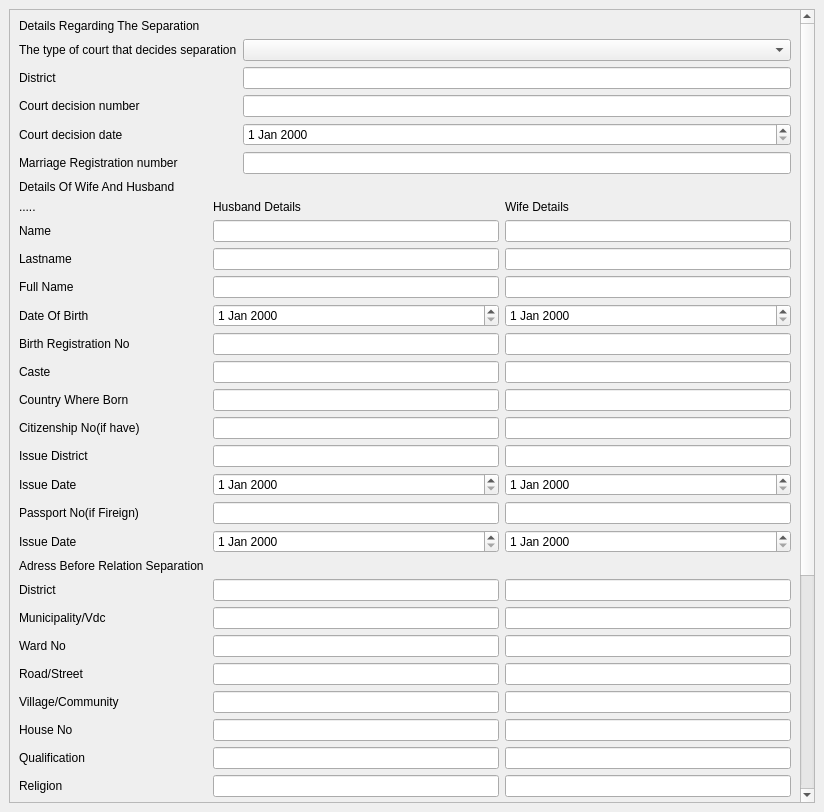
<?xml version="1.0" encoding="UTF-8"?>
<ui version="4.0">
 <class>MainWindow</class>
 <widget class="QMainWindow" name="MainWindow">
  <property name="geometry">
   <rect>
    <x>0</x>
    <y>0</y>
    <width>824</width>
    <height>812</height>
   </rect>
  </property>
  <property name="windowTitle">
   <string>Divorce Registration</string>
  </property>
  <widget class="QWidget" name="centralwidget">
   <layout class="QGridLayout" name="gridLayout">
    <item row="0" column="0">
     <widget class="QScrollArea" name="scrollArea">
      <property name="widgetResizable">
       <bool>true</bool>
      </property>
      <widget class="QWidget" name="scrollAreaWidgetContents">
       <property name="geometry">
        <rect>
         <x>0</x>
         <y>-485</y>
         <width>779</width>
         <height>1273</height>
        </rect>
       </property>
       <layout class="QGridLayout" name="gridLayout_2">
        <item row="0" column="0">
         <widget class="QLabel" name="label">
          <property name="text">
           <string>Details Regarding The Separation</string>
          </property>
         </widget>
        </item>
        <item row="2" column="0">
         <widget class="QLabel" name="label_2">
          <property name="text">
           <string>Details Of Wife And Husband</string>
          </property>
         </widget>
        </item>
        <item row="3" column="0">
         <layout class="QFormLayout" name="formLayout_2">
          <item row="0" column="0">
           <widget class="QLabel" name="Label">
            <property name="text">
             <string>.....</string>
            </property>
           </widget>
          </item>
          <item row="0" column="1">
           <layout class="QHBoxLayout" name="horizontalLayout_2">
            <item>
             <widget class="QLabel" name="label_4">
              <property name="text">
               <string>Husband Details</string>
              </property>
             </widget>
            </item>
            <item>
             <widget class="QLabel" name="label_3">
              <property name="text">
               <string>Wife Details</string>
              </property>
             </widget>
            </item>
           </layout>
          </item>
          <item row="1" column="0">
           <widget class="QLabel" name="nameLabel">
            <property name="text">
             <string>Name</string>
            </property>
           </widget>
          </item>
          <item row="1" column="1">
           <layout class="QHBoxLayout" name="horizontalLayout_3">
            <item>
             <widget class="QLineEdit" name="lineEdit_2"/>
            </item>
            <item>
             <widget class="QLineEdit" name="lineEdit"/>
            </item>
           </layout>
          </item>
          <item row="2" column="0">
           <widget class="QLabel" name="lastnameLabel">
            <property name="text">
             <string>Lastname</string>
            </property>
           </widget>
          </item>
          <item row="2" column="1">
           <layout class="QHBoxLayout" name="horizontalLayout_4">
            <item>
             <widget class="QLineEdit" name="lineEdit_4"/>
            </item>
            <item>
             <widget class="QLineEdit" name="lineEdit_3"/>
            </item>
           </layout>
          </item>
          <item row="3" column="0">
           <widget class="QLabel" name="fullNameLabel">
            <property name="text">
             <string>Full Name</string>
            </property>
           </widget>
          </item>
          <item row="3" column="1">
           <layout class="QHBoxLayout" name="horizontalLayout_5">
            <item>
             <widget class="QLineEdit" name="lineEdit_6"/>
            </item>
            <item>
             <widget class="QLineEdit" name="lineEdit_5"/>
            </item>
           </layout>
          </item>
          <item row="4" column="0">
           <widget class="QLabel" name="dateOfBirthLabel">
            <property name="text">
             <string>Date Of Birth</string>
            </property>
           </widget>
          </item>
          <item row="4" column="1">
           <layout class="QHBoxLayout" name="horizontalLayout_6">
            <item>
             <widget class="QDateEdit" name="dateEdit_2"/>
            </item>
            <item>
             <widget class="QDateEdit" name="dateEdit"/>
            </item>
           </layout>
          </item>
          <item row="5" column="0">
           <widget class="QLabel" name="birthRegistrationNoLabel">
            <property name="text">
             <string>Birth Registration No</string>
            </property>
           </widget>
          </item>
          <item row="5" column="1">
           <layout class="QHBoxLayout" name="horizontalLayout_7">
            <item>
             <widget class="QLineEdit" name="lineEdit_8"/>
            </item>
            <item>
             <widget class="QLineEdit" name="lineEdit_7"/>
            </item>
           </layout>
          </item>
          <item row="6" column="0">
           <widget class="QLabel" name="casteLabel">
            <property name="text">
             <string>Caste</string>
            </property>
           </widget>
          </item>
          <item row="6" column="1">
           <layout class="QHBoxLayout" name="horizontalLayout_8">
            <item>
             <widget class="QLineEdit" name="lineEdit_10"/>
            </item>
            <item>
             <widget class="QLineEdit" name="lineEdit_9"/>
            </item>
           </layout>
          </item>
          <item row="7" column="0">
           <widget class="QLabel" name="countryWhereBornLabel">
            <property name="text">
             <string>Country Where Born</string>
            </property>
           </widget>
          </item>
          <item row="7" column="1">
           <layout class="QHBoxLayout" name="horizontalLayout_9">
            <item>
             <widget class="QLineEdit" name="lineEdit_12"/>
            </item>
            <item>
             <widget class="QLineEdit" name="lineEdit_11"/>
            </item>
           </layout>
          </item>
          <item row="8" column="0">
           <widget class="QLabel" name="citizenshipNoLabel">
            <property name="text">
             <string>Citizenship No(if have)</string>
            </property>
           </widget>
          </item>
          <item row="8" column="1">
           <layout class="QHBoxLayout" name="horizontalLayout_10">
            <item>
             <widget class="QLineEdit" name="lineEdit_14"/>
            </item>
            <item>
             <widget class="QLineEdit" name="lineEdit_13"/>
            </item>
           </layout>
          </item>
          <item row="9" column="0">
           <widget class="QLabel" name="issueDistrictLabel">
            <property name="text">
             <string>Issue District</string>
            </property>
           </widget>
          </item>
          <item row="9" column="1">
           <layout class="QHBoxLayout" name="horizontalLayout_11">
            <item>
             <widget class="QLineEdit" name="lineEdit_16"/>
            </item>
            <item>
             <widget class="QLineEdit" name="lineEdit_15"/>
            </item>
           </layout>
          </item>
          <item row="10" column="0">
           <widget class="QLabel" name="issueDateLabel">
            <property name="text">
             <string>Issue Date</string>
            </property>
           </widget>
          </item>
          <item row="10" column="1">
           <layout class="QHBoxLayout" name="horizontalLayout_12">
            <item>
             <widget class="QDateEdit" name="dateEdit_4"/>
            </item>
            <item>
             <widget class="QDateEdit" name="dateEdit_3"/>
            </item>
           </layout>
          </item>
          <item row="11" column="0">
           <widget class="QLabel" name="passportNoIfFireignLabel">
            <property name="text">
             <string>Passport No(if Fireign)</string>
            </property>
           </widget>
          </item>
          <item row="11" column="1">
           <layout class="QHBoxLayout" name="horizontalLayout_13">
            <item>
             <widget class="QLineEdit" name="lineEdit_18"/>
            </item>
            <item>
             <widget class="QLineEdit" name="lineEdit_17"/>
            </item>
           </layout>
          </item>
          <item row="12" column="0">
           <widget class="QLabel" name="issueDateLabel_2">
            <property name="text">
             <string>Issue Date</string>
            </property>
           </widget>
          </item>
          <item row="12" column="1">
           <layout class="QHBoxLayout" name="horizontalLayout_16">
            <item>
             <widget class="QDateEdit" name="dateEdit_8"/>
            </item>
            <item>
             <widget class="QDateEdit" name="dateEdit_7"/>
            </item>
           </layout>
          </item>
          <item row="13" column="0">
           <widget class="QLabel" name="adressBeforeRelationSeparationLabel">
            <property name="text">
             <string>Adress Before Relation Separation</string>
            </property>
           </widget>
          </item>
          <item row="14" column="0">
           <widget class="QLabel" name="districtLabel_2">
            <property name="text">
             <string>District</string>
            </property>
           </widget>
          </item>
          <item row="14" column="1">
           <layout class="QHBoxLayout" name="horizontalLayout_17">
            <item>
             <widget class="QLineEdit" name="lineEdit_20"/>
            </item>
            <item>
             <widget class="QLineEdit" name="lineEdit_19"/>
            </item>
           </layout>
          </item>
          <item row="15" column="0">
           <widget class="QLabel" name="municipalityLabel">
            <property name="text">
             <string>Municipality/Vdc</string>
            </property>
           </widget>
          </item>
          <item row="15" column="1">
           <layout class="QHBoxLayout" name="horizontalLayout_15">
            <item>
             <widget class="QLineEdit" name="lineEdit_21"/>
            </item>
            <item>
             <widget class="QLineEdit" name="lineEdit_22"/>
            </item>
           </layout>
          </item>
          <item row="16" column="0">
           <widget class="QLabel" name="wardNoLabel">
            <property name="text">
             <string>Ward No</string>
            </property>
           </widget>
          </item>
          <item row="16" column="1">
           <layout class="QHBoxLayout" name="horizontalLayout_18">
            <item>
             <widget class="QLineEdit" name="lineEdit_24"/>
            </item>
            <item>
             <widget class="QLineEdit" name="lineEdit_23"/>
            </item>
           </layout>
          </item>
          <item row="17" column="0">
           <widget class="QLabel" name="roadLabel">
            <property name="text">
             <string>Road/Street</string>
            </property>
           </widget>
          </item>
          <item row="17" column="1">
           <layout class="QHBoxLayout" name="horizontalLayout_19">
            <item>
             <widget class="QLineEdit" name="lineEdit_26"/>
            </item>
            <item>
             <widget class="QLineEdit" name="lineEdit_25"/>
            </item>
           </layout>
          </item>
          <item row="18" column="0">
           <widget class="QLabel" name="villageCommunityLabel">
            <property name="text">
             <string>Village/Community</string>
            </property>
           </widget>
          </item>
          <item row="18" column="1">
           <layout class="QHBoxLayout" name="horizontalLayout_20">
            <item>
             <widget class="QLineEdit" name="lineEdit_28"/>
            </item>
            <item>
             <widget class="QLineEdit" name="lineEdit_27"/>
            </item>
           </layout>
          </item>
          <item row="19" column="0">
           <widget class="QLabel" name="houseNoLabel">
            <property name="text">
             <string>House No</string>
            </property>
           </widget>
          </item>
          <item row="19" column="1">
           <layout class="QHBoxLayout" name="horizontalLayout_21">
            <item>
             <widget class="QLineEdit" name="lineEdit_30"/>
            </item>
            <item>
             <widget class="QLineEdit" name="lineEdit_29"/>
            </item>
           </layout>
          </item>
          <item row="20" column="0">
           <widget class="QLabel" name="qualificationLabel">
            <property name="text">
             <string>Qualification</string>
            </property>
           </widget>
          </item>
          <item row="20" column="1">
           <layout class="QHBoxLayout" name="horizontalLayout_22">
            <item>
             <widget class="QLineEdit" name="lineEdit_33"/>
            </item>
            <item>
             <widget class="QLineEdit" name="lineEdit_31"/>
            </item>
           </layout>
          </item>
          <item row="21" column="0">
           <widget class="QLabel" name="religionLabel">
            <property name="text">
             <string>Religion</string>
            </property>
           </widget>
          </item>
          <item row="21" column="1">
           <layout class="QHBoxLayout" name="horizontalLayout_23">
            <item>
             <widget class="QLineEdit" name="lineEdit_34"/>
            </item>
            <item>
             <widget class="QLineEdit" name="lineEdit_32"/>
            </item>
           </layout>
          </item>
          <item row="22" column="0">
           <widget class="QLabel" name="motherTongueLabel">
            <property name="text">
             <string>Mother Tongue</string>
            </property>
           </widget>
          </item>
          <item row="22" column="1">
           <layout class="QHBoxLayout" name="horizontalLayout_24">
            <item>
             <widget class="QLineEdit" name="lineEdit_36"/>
            </item>
            <item>
             <widget class="QLineEdit" name="lineEdit_35"/>
            </item>
           </layout>
          </item>
          <item row="23" column="0">
           <widget class="QLabel" name="grandFatherNameLabel">
            <property name="text">
             <string>Grandfather name</string>
            </property>
           </widget>
          </item>
          <item row="23" column="1">
           <layout class="QHBoxLayout" name="horizontalLayout_25">
            <item>
             <widget class="QLineEdit" name="lineEdit_38"/>
            </item>
            <item>
             <widget class="QLineEdit" name="lineEdit_37"/>
            </item>
           </layout>
          </item>
          <item row="24" column="0">
           <widget class="QLabel" name="fatherNameLabel">
            <property name="text">
             <string>Father Name</string>
            </property>
           </widget>
          </item>
          <item row="24" column="1">
           <layout class="QHBoxLayout" name="horizontalLayout_26">
            <item>
             <widget class="QLineEdit" name="lineEdit_40"/>
            </item>
            <item>
             <widget class="QLineEdit" name="lineEdit_39"/>
            </item>
           </layout>
          </item>
          <item row="25" column="0">
           <widget class="QLabel" name="motherNameLabel">
            <property name="text">
             <string>Mother Name</string>
            </property>
           </widget>
          </item>
          <item row="25" column="1">
           <layout class="QHBoxLayout" name="horizontalLayout_27">
            <item>
             <widget class="QLineEdit" name="lineEdit_42"/>
            </item>
            <item>
             <widget class="QLineEdit" name="lineEdit_41"/>
            </item>
           </layout>
          </item>
          <item row="26" column="0">
           <widget class="QLabel" name="marriageDateLabel">
            <property name="text">
             <string>Marriage Date</string>
            </property>
           </widget>
          </item>
          <item row="27" column="0">
           <widget class="QLabel" name="numberOfChildrenLabel">
            <property name="text">
             <string>Number of children</string>
            </property>
           </widget>
          </item>
          <item row="27" column="1">
           <widget class="QLineEdit" name="numberOfChildrenLineEdit"/>
          </item>
          <item row="28" column="0">
           <widget class="QLabel" name="totalAliveChildrenLabel">
            <property name="text">
             <string>Total Alive children</string>
            </property>
           </widget>
          </item>
          <item row="28" column="1">
           <widget class="QLineEdit" name="totalAliveChildrenLineEdit"/>
          </item>
          <item row="29" column="0">
           <widget class="QLabel" name="numberOfChildrenLabel_2">
            <property name="text">
             <string>Number Of children with parent</string>
            </property>
           </widget>
          </item>
          <item row="30" column="0">
           <widget class="QLabel" name="sonLabel">
            <property name="text">
             <string>Son</string>
            </property>
           </widget>
          </item>
          <item row="31" column="0">
           <widget class="QLabel" name="daughterLabel">
            <property name="text">
             <string>Daughter</string>
            </property>
           </widget>
          </item>
          <item row="32" column="0">
           <widget class="QLabel" name="numberOfChildrenLivingWithOtherLabel">
            <property name="text">
             <string>Number of children living with other</string>
            </property>
           </widget>
          </item>
          <item row="32" column="1">
           <widget class="QLineEdit" name="numberOfChildrenLivingWithOtherLineEdit"/>
          </item>
          <item row="26" column="1">
           <layout class="QHBoxLayout" name="horizontalLayout_28">
            <item>
             <widget class="QDateEdit" name="dateEdit_6"/>
            </item>
            <item>
             <widget class="QDateEdit" name="dateEdit_5"/>
            </item>
           </layout>
          </item>
          <item row="30" column="1">
           <layout class="QHBoxLayout" name="horizontalLayout_30">
            <item>
             <widget class="QLineEdit" name="lineEdit_46"/>
            </item>
            <item>
             <widget class="QLineEdit" name="lineEdit_45"/>
            </item>
           </layout>
          </item>
          <item row="31" column="1">
           <layout class="QHBoxLayout" name="horizontalLayout_31">
            <item>
             <widget class="QLineEdit" name="lineEdit_44"/>
            </item>
            <item>
             <widget class="QLineEdit" name="lineEdit_43"/>
            </item>
           </layout>
          </item>
         </layout>
        </item>
        <item row="1" column="0">
         <layout class="QFormLayout" name="formLayout">
          <item row="0" column="0">
           <widget class="QLabel" name="TypeOfCourtLabel">
            <property name="text">
             <string>The type of court that decides separation</string>
            </property>
           </widget>
          </item>
          <item row="0" column="1">
           <widget class="QComboBox" name="TypeOfCourtLineEdit"/>
          </item>
          <item row="1" column="0">
           <widget class="QLabel" name="districtLabel">
            <property name="text">
             <string>District</string>
            </property>
           </widget>
          </item>
          <item row="1" column="1">
           <widget class="QLineEdit" name="districtLineEdit"/>
          </item>
          <item row="2" column="0">
           <widget class="QLabel" name="courtDecisionNumberLabel">
            <property name="text">
             <string>Court decision number</string>
            </property>
           </widget>
          </item>
          <item row="2" column="1">
           <widget class="QLineEdit" name="courtDecisionNumberLineEdit"/>
          </item>
          <item row="3" column="0">
           <widget class="QLabel" name="courtDecisionDateLabel">
            <property name="text">
             <string>Court decision date</string>
            </property>
           </widget>
          </item>
          <item row="3" column="1">
           <widget class="QDateEdit" name="courtDecisionDateDateEdit"/>
          </item>
          <item row="4" column="0">
           <widget class="QLabel" name="marriageRegistrationNumberLabel">
            <property name="text">
             <string>Marriage Registration number</string>
            </property>
           </widget>
          </item>
          <item row="4" column="1">
           <widget class="QLineEdit" name="marriageRegistrationNumberLineEdit"/>
          </item>
         </layout>
        </item>
       </layout>
      </widget>
     </widget>
    </item>
   </layout>
  </widget>
 </widget>
 <resources/>
 <connections/>
</ui>
